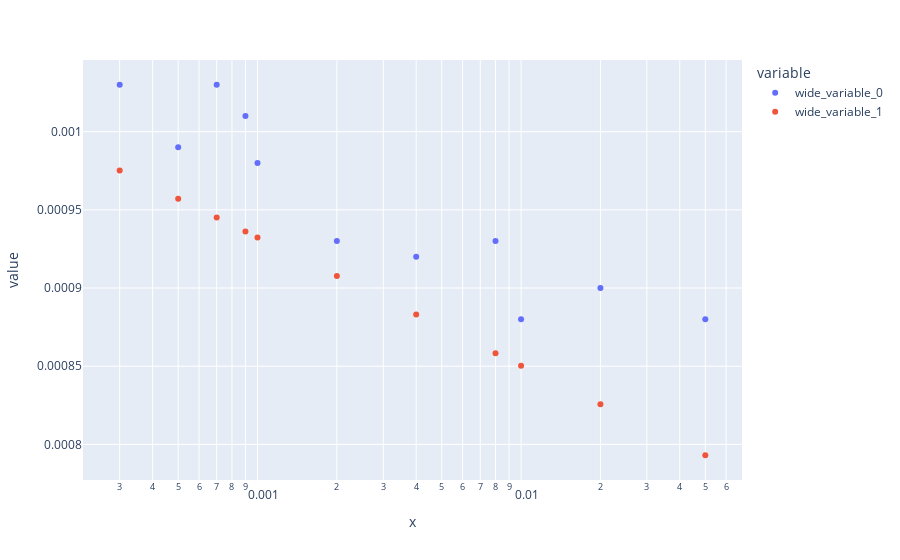

Notebook source saved alongside this figure:
### Code cell
fig = px.scatter(x=duration,y=[p1,thermal_activation(duration,0.0014243,40)],log_x=True)
fig.show()

### Figure 1 — Plotly figure (JSON) as saved in the notebook; plotly's stock layout.template omitted (floating-point values rounded to 4 significant figures)
{"data": [{"hovertemplate": "variable=wide_variable_0<br>x=%{x}<br>value=%{y}<extra></extra>", "legendgroup": "wide_variable_0", "marker": {"color": "#636efa", "symbol": "circle"}, "mode": "markers", "name": "wide_variable_0", "orientation": "v", "showlegend": true, "type": "scatter", "x": [0.0003, 0.0005, 0.0007, 0.0009, 0.001, 0.002, 0.004, 0.008, 0.01, 0.02, 0.05], "xaxis": "x", "y": [0.00103, 0.00099, 0.00103, 0.00101, 0.00098, 0.00093, 0.00092, 0.00093, 0.00088, 0.0009, 0.00088], "yaxis": "y"}, {"hovertemplate": "variable=wide_variable_1<br>x=%{x}<br>value=%{y}<extra></extra>", "legendgroup": "wide_variable_1", "marker": {"color": "#EF553B", "symbol": "circle"}, "mode": "markers", "name": "wide_variable_1", "orientation": "v", "showlegend": true, "type": "scatter", "x": [0.0003, 0.0005, 0.0007, 0.0009, 0.001, 0.002, 0.004, 0.008, 0.01, 0.02, 0.05], "xaxis": "x", "y": [0.0009752, 0.000957, 0.0009451, 0.0009361, 0.0009324, 0.0009077, 0.000883, 0.0008583, 0.0008504, 0.0008257, 0.0007931], "yaxis": "y"}], "layout": {"legend": {"title": {"text": "variable"}, "tracegroupgap": 0}, "margin": {"t": 60}, "xaxis": {"anchor": "y", "domain": [0, 1], "title": {"text": "x"}, "type": "log"}, "yaxis": {"anchor": "x", "domain": [0, 1], "title": {"text": "value"}}}}
